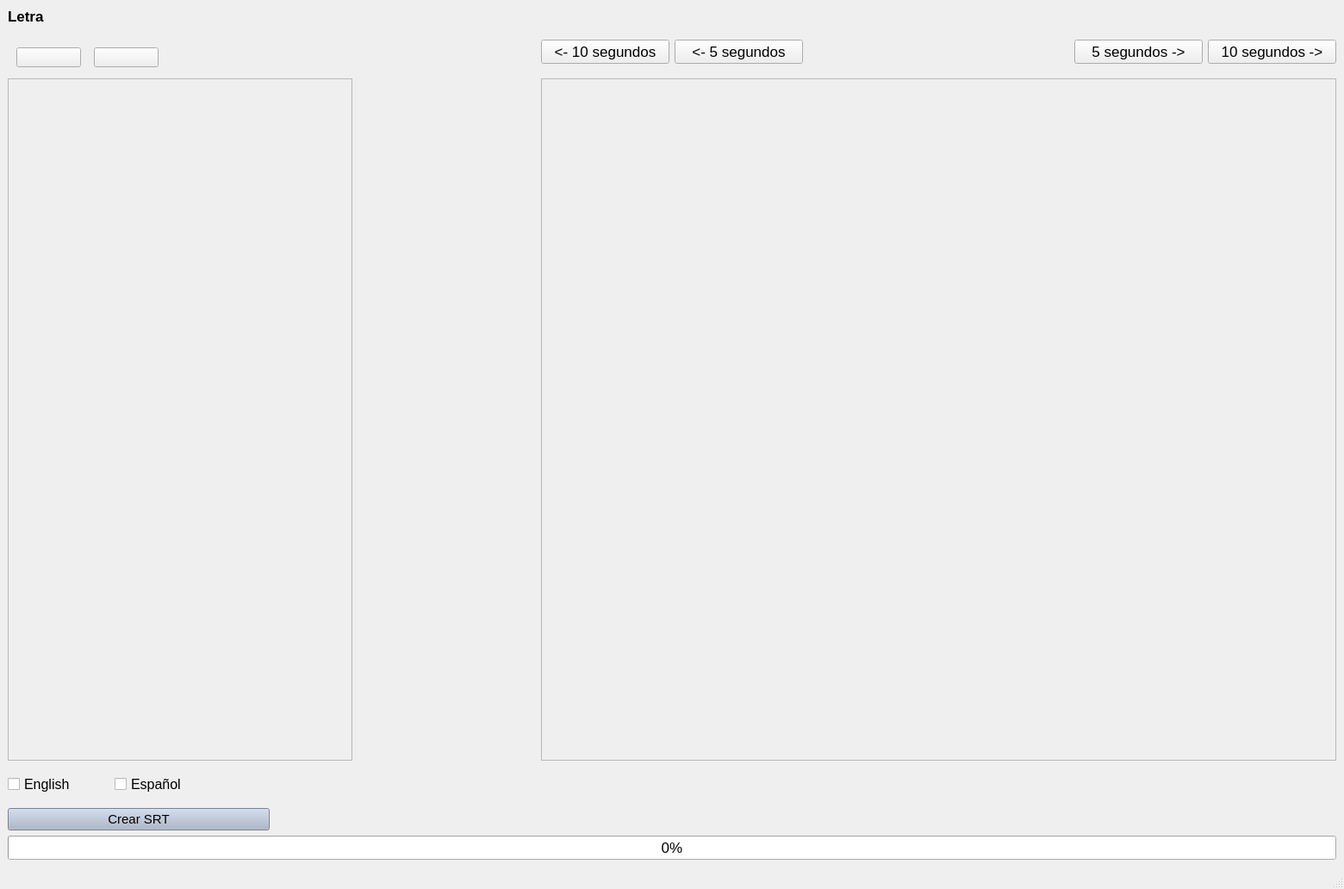
<?xml version="1.0" encoding="UTF-8"?>
<ui version="4.0">
 <class>MainWindow</class>
 <widget class="QMainWindow" name="MainWindow">
  <property name="geometry">
   <rect>
    <x>0</x>
    <y>0</y>
    <width>1560</width>
    <height>1032</height>
   </rect>
  </property>
  <property name="baseSize">
   <size>
    <width>0</width>
    <height>0</height>
   </size>
  </property>
  <property name="font">
   <font>
    <pointsize>13</pointsize>
   </font>
  </property>
  <property name="windowTitle">
   <string>SRT Editor</string>
  </property>
  <widget class="QWidget" name="centralwidget">
   <layout class="QGridLayout" name="gridLayout">
    <item row="1" column="0">
     <widget class="QWidget" name="addremoveWidgetContainer" native="true">
      <property name="sizePolicy">
       <sizepolicy hsizetype="Minimum" vsizetype="Fixed">
        <horstretch>0</horstretch>
        <verstretch>0</verstretch>
       </sizepolicy>
      </property>
      <property name="minimumSize">
       <size>
        <width>150</width>
        <height>50</height>
       </size>
      </property>
      <widget class="QPushButton" name="addButton">
       <property name="geometry">
        <rect>
         <x>10</x>
         <y>20</y>
         <width>75</width>
         <height>23</height>
        </rect>
       </property>
       <property name="text">
        <string/>
       </property>
       <property name="icon">
        <iconset resource="ResourceFiles/plusandminus.qrc">
         <normaloff>:/plus/plus-24844_1280.png</normaloff>:/plus/plus-24844_1280.png</iconset>
       </property>
      </widget>
      <widget class="QPushButton" name="removeButton">
       <property name="geometry">
        <rect>
         <x>100</x>
         <y>20</y>
         <width>75</width>
         <height>23</height>
        </rect>
       </property>
       <property name="text">
        <string/>
       </property>
       <property name="icon">
        <iconset resource="ResourceFiles/plusandminus.qrc">
         <normaloff>:/plus/MinusSign.png</normaloff>:/plus/MinusSign.png</iconset>
       </property>
       <property name="iconSize">
        <size>
         <width>40</width>
         <height>40</height>
        </size>
       </property>
      </widget>
     </widget>
    </item>
    <item row="2" column="2" rowspan="2" colspan="3">
     <widget class="QFrame" name="QFrameVideo">
      <property name="frameShape">
       <enum>QFrame::StyledPanel</enum>
      </property>
      <property name="frameShadow">
       <enum>QFrame::Raised</enum>
      </property>
      <layout class="QGridLayout" name="gridLayout_3">
       <item row="0" column="0">
        <layout class="QVBoxLayout" name="QVideoBoxVLayout">
         <property name="sizeConstraint">
          <enum>QLayout::SetMinimumSize</enum>
         </property>
        </layout>
       </item>
      </layout>
     </widget>
    </item>
    <item row="4" column="0">
     <widget class="QWidget" name="widget" native="true">
      <property name="sizePolicy">
       <sizepolicy hsizetype="Preferred" vsizetype="Maximum">
        <horstretch>0</horstretch>
        <verstretch>0</verstretch>
       </sizepolicy>
      </property>
      <property name="maximumSize">
       <size>
        <width>16777215</width>
        <height>30</height>
       </size>
      </property>
      <widget class="QWidget" name="horizontalLayoutWidget">
       <property name="geometry">
        <rect>
         <x>0</x>
         <y>0</y>
         <width>241</width>
         <height>31</height>
        </rect>
       </property>
       <layout class="QHBoxLayout" name="horizontalLayout">
        <item>
         <widget class="QCheckBox" name="translateEnglish">
          <property name="font">
           <font>
            <pointsize>12</pointsize>
           </font>
          </property>
          <property name="text">
           <string>English</string>
          </property>
         </widget>
        </item>
        <item>
         <widget class="QCheckBox" name="translateSpanish">
          <property name="font">
           <font>
            <pointsize>12</pointsize>
           </font>
          </property>
          <property name="text">
           <string>Español</string>
          </property>
         </widget>
        </item>
       </layout>
      </widget>
     </widget>
    </item>
    <item row="2" column="0" rowspan="2" colspan="2">
     <widget class="QScrollArea" name="scrollArea">
      <property name="sizePolicy">
       <sizepolicy hsizetype="Maximum" vsizetype="Expanding">
        <horstretch>0</horstretch>
        <verstretch>0</verstretch>
       </sizepolicy>
      </property>
      <property name="maximumSize">
       <size>
        <width>400</width>
        <height>16777215</height>
       </size>
      </property>
      <property name="widgetResizable">
       <bool>true</bool>
      </property>
      <property name="alignment">
       <set>Qt::AlignLeading|Qt::AlignLeft|Qt::AlignTop</set>
      </property>
      <widget class="QWidget" name="scrollAreaWidgetContents">
       <property name="geometry">
        <rect>
         <x>0</x>
         <y>0</y>
         <width>398</width>
         <height>772</height>
        </rect>
       </property>
       <property name="sizePolicy">
        <sizepolicy hsizetype="Expanding" vsizetype="Expanding">
         <horstretch>0</horstretch>
         <verstretch>0</verstretch>
        </sizepolicy>
       </property>
       <property name="maximumSize">
        <size>
         <width>16777215</width>
         <height>16777215</height>
        </size>
       </property>
       <layout class="QVBoxLayout" name="verticalLayout">
        <property name="topMargin">
         <number>0</number>
        </property>
       </layout>
      </widget>
     </widget>
    </item>
    <item row="6" column="0" colspan="5">
     <widget class="QProgressBar" name="progressBar">
      <property name="enabled">
       <bool>true</bool>
      </property>
      <property name="value">
       <number>0</number>
      </property>
     </widget>
    </item>
    <item row="1" column="3">
     <layout class="QGridLayout" name="gridLayout_2">
      <item row="0" column="0">
       <widget class="QLabel" name="currentTime">
        <property name="font">
         <font>
          <pointsize>12</pointsize>
         </font>
        </property>
        <property name="text">
         <string/>
        </property>
        <property name="alignment">
         <set>Qt::AlignCenter</set>
        </property>
       </widget>
      </item>
     </layout>
    </item>
    <item row="4" column="2" colspan="3">
     <widget class="QLabel" name="currentLyrics">
      <property name="font">
       <font>
        <family>Arial</family>
        <pointsize>28</pointsize>
       </font>
      </property>
      <property name="frameShadow">
       <enum>QFrame::Plain</enum>
      </property>
      <property name="text">
       <string/>
      </property>
      <property name="alignment">
       <set>Qt::AlignCenter</set>
      </property>
      <property name="wordWrap">
       <bool>true</bool>
      </property>
     </widget>
    </item>
    <item row="0" column="0">
     <widget class="QLabel" name="lyricsTitle">
      <property name="sizePolicy">
       <sizepolicy hsizetype="Maximum" vsizetype="Fixed">
        <horstretch>0</horstretch>
        <verstretch>0</verstretch>
       </sizepolicy>
      </property>
      <property name="maximumSize">
       <size>
        <width>450</width>
        <height>16777215</height>
       </size>
      </property>
      <property name="font">
       <font>
        <weight>75</weight>
        <bold>true</bold>
       </font>
      </property>
      <property name="text">
       <string>Letra</string>
      </property>
     </widget>
    </item>
    <item row="5" column="0">
     <widget class="QPushButton" name="createSRTButton">
      <property name="font">
       <font>
        <pointsize>11</pointsize>
        <weight>50</weight>
        <italic>false</italic>
        <bold>false</bold>
        <underline>false</underline>
       </font>
      </property>
      <property name="autoFillBackground">
       <bool>false</bool>
      </property>
      <property name="styleSheet">
       <string notr="true">background-color: rgb(169, 180, 200);</string>
      </property>
      <property name="text">
       <string>Crear SRT</string>
      </property>
      <property name="checkable">
       <bool>false</bool>
      </property>
     </widget>
    </item>
    <item row="1" column="2">
     <layout class="QHBoxLayout" name="horizontalLayout_2">
      <item>
       <widget class="QPushButton" name="tenBack">
        <property name="text">
         <string>&lt;- 10 segundos</string>
        </property>
       </widget>
      </item>
      <item>
       <widget class="QPushButton" name="fiveBack">
        <property name="text">
         <string>&lt;- 5 segundos</string>
        </property>
       </widget>
      </item>
     </layout>
    </item>
    <item row="1" column="4">
     <layout class="QHBoxLayout" name="horizontalLayout_3">
      <item>
       <widget class="QPushButton" name="fiveForward">
        <property name="text">
         <string>5 segundos -&gt;</string>
        </property>
       </widget>
      </item>
      <item>
       <widget class="QPushButton" name="tenForward">
        <property name="text">
         <string>10 segundos -&gt;</string>
        </property>
       </widget>
      </item>
     </layout>
    </item>
   </layout>
  </widget>
  <widget class="QMenuBar" name="menubar">
   <property name="enabled">
    <bool>true</bool>
   </property>
   <property name="geometry">
    <rect>
     <x>0</x>
     <y>0</y>
     <width>1560</width>
     <height>21</height>
    </rect>
   </property>
  </widget>
  <widget class="QStatusBar" name="statusbar"/>
  <action name="actionOpen_Video">
   <property name="text">
    <string>Open Video</string>
   </property>
  </action>
 </widget>
 <resources>
  <include location="ResourceFiles/plusandminus.qrc"/>
 </resources>
 <connections/>
</ui>
